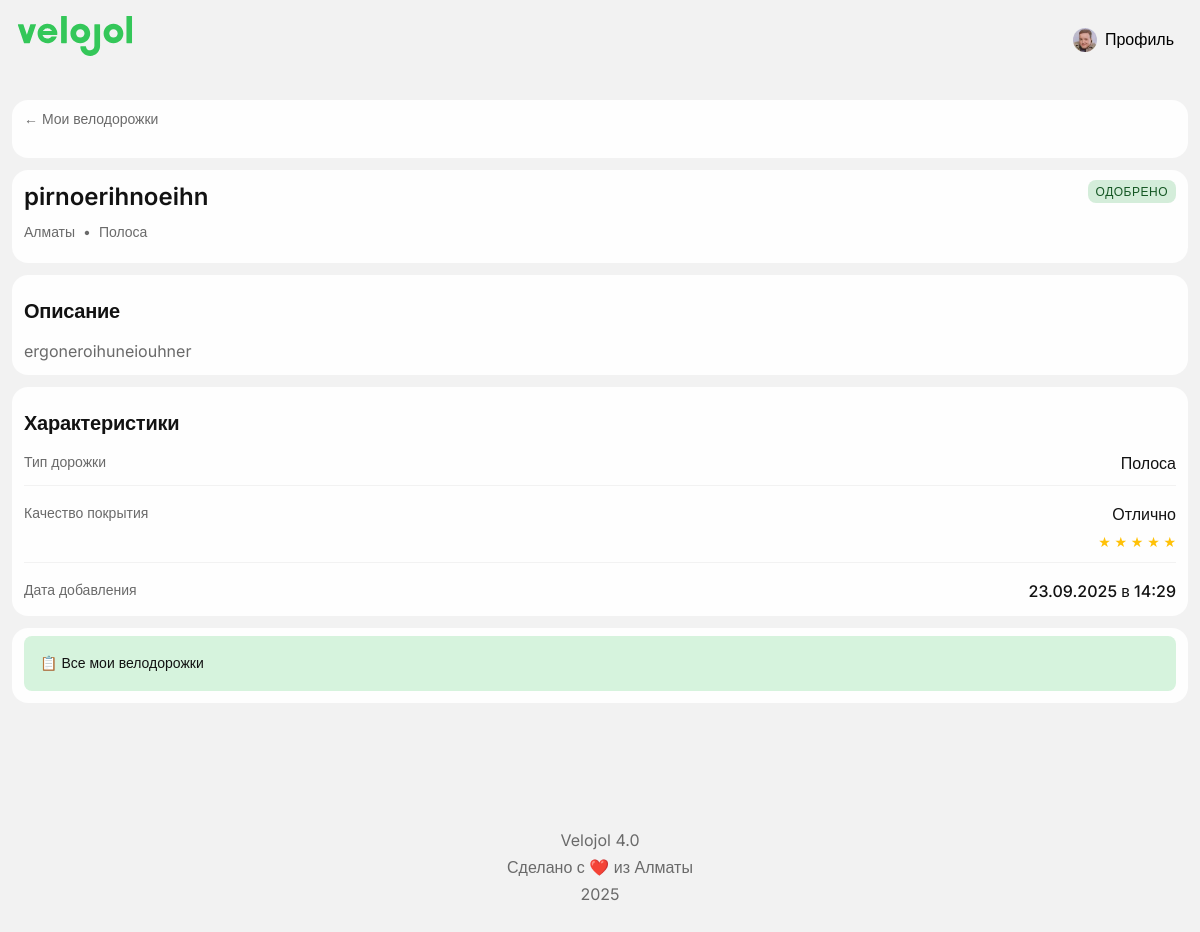
The page /auth/bikelane/1 (signed in) on the database its author committed.
### app/models/user.py (models this page shows, shortened)
class User(UserMixin, db.Model):
    __tablename__ = 'users'
    id = db.Column(db.Integer, primary_key=True)
    email = db.Column(db.String(120), unique=True, nullable=False, index=True)
    password_hash = db.Column(db.String(128), nullable=False)
    nickname = db.Column(db.String(64), unique=True, nullable=False, index=True)
    is_admin = db.Column(db.Boolean, default=False, nullable=False)
    is_banned = db.Column(db.Boolean, default=False, nullable=False)
    ban_reason = db.Column(db.Text, nullable=True)
    manual_score = db.Column(db.Integer, default=0, nullable=False)  # Баллы от админа
    banned_at = db.Column(db.DateTime, nullable=True)
    banned_by = db.Column(db.Integer, db.ForeignKey('users.id'), nullable=True)
    avatar_url = db.Column(db.String(256))
    strava_url = db.Column(db.String(256))
    komoot_url = db.Column(db.String(256))
    telegram_url = db.Column(db.String(256))
    instagram_url = db.Column(db.String(256))
    created_at = db.Column(db.DateTime, default=lambda: datetime.now(timezone.utc), nullable=False)
    updated_at = db.Column(db.DateTime, default=lambda: datetime.now(timezone.utc), onupdate=lambda: datetime.now(timezone.utc))
    bikelanes = db.relationship('BikeLane', foreign_keys='BikeLane.user_id', backref='author', lazy='dynamic')
    notifications = db.relationship('Notification', backref='user', lazy='dynamic')
    @property
    def display_avatar(self):
        print(f"DEBUG: display_avatar called, avatar_url = {self.avatar_url}")
        if self.avatar_url:
            if self.avatar_url.startswith('uploads/'):
                avatar_url = url_for('static', filename=self.avatar_url)
                print(f"DEBUG: Generated avatar URL: {avatar_url}")
                return avatar_url
            elif self.avatar_url.startswith('http'):
                return self.avatar_url
            else:
                return url_for('static', filename=self.avatar_url)
        default_url = url_for('static', filename='img/default-avatar.svg')
        print(f"DEBUG: Using default avatar: {default_url}")
        return default_url

### app/models/bikelane.py (models this page shows, shortened)
class BikeLane(db.Model):
    __tablename__ = 'bikelanes'
    id = db.Column(db.Integer, primary_key=True)
    title = db.Column(db.String(200), nullable=False)
    description = db.Column(db.Text, nullable=False)
    city_id = db.Column(db.Integer, db.ForeignKey('cities.id'), nullable=True)
    city = db.Column(db.String(100), nullable=False)  # Временно оставляем для совместимости
    geometry = db.Column(db.Text, nullable=False)
    track_type = db.Column(db.String(50), nullable=False)
    quality = db.Column(db.Integer, nullable=False)  # 1-5 звездочек
    photos = db.Column(db.Text, default='[]')  # JSON массив путей к фото
    videos = db.Column(db.Text, default='[]')  # JSON массив ссылок на видео
    status = db.Column(db.Enum('pending', 'approved', 'rejected', name='bikelane_status'),
                      default='pending', nullable=False)
    score = db.Column(db.Integer, default=0)
    admin_comment = db.Column(db.Text, nullable=True)
    moderated_at = db.Column(db.DateTime, nullable=True)  # Когда была модерация
    moderated_by = db.Column(db.Integer, db.ForeignKey('users.id'), nullable=True)  # Кто модерировал
    created_at = db.Column(db.DateTime, default=datetime.utcnow, nullable=False)
    updated_at = db.Column(db.DateTime, default=datetime.utcnow, onupdate=datetime.utcnow)
    user_id = db.Column(db.Integer, db.ForeignKey('users.id'), nullable=True)
    moderator = db.relationship('User', foreign_keys=[moderated_by], backref='moderated_bikelanes')
    @property
    def city_display(self):
        if hasattr(self, 'city_obj') and self.city_obj:
            return self.city_obj.name
        import json
        import os
        from flask import current_app
        try:
            cities_path = os.path.join(current_app.static_folder, 'data', 'cities.json')
            with open(cities_path, 'r', encoding='utf-8') as f:
                cities_data = json.load(f)
            for city in cities_data.get('cities', []):
                if city.get('id') == self.city:
                    return city.get('name', self.city)
        except (FileNotFoundError, json.JSONDecodeError, Exception):
            pass
        return self.city
    @property
    def track_type_display(self):
        track_type_names = {
            'lane': 'Полоса',
            'bollards': 'Полоса с боллардами',
            'separated': 'Обособленная велодорожка',
            'shared': 'Вело-пешеходная дорожка'
        }
        return track_type_names.get(self.track_type, self.track_type)
    @property
    def quality_display(self):
        quality_names = {
            1: 'Ужасно',
            2: 'Плохо',
            3: 'Средне',
            4: 'Хорошо',
            5: 'Отлично'
        }
        return quality_names.get(self.quality, 'Не указано')
    @property
    def status_display(self):
        status_names = {
            'pending': 'На модерации',
            'approved': 'Одобрено',
            'rejected': 'Отклонено'
        }
        return status_names.get(self.status, self.status)

### app/routes/auth.py (the view)
@bp.route('/bikelane/<int:bikelane_id>')
@login_required
def view_bikelane(bikelane_id):
    bikelane = BikeLane.query.filter_by(
        id=bikelane_id,
        user_id=current_user.id
    ).first_or_404()
    return render_template('auth/view_bikelane.html', bikelane=bikelane)

### app/templates/auth/view_bikelane.html (shortened to what this page needs)
{% extends "base.html" %}
{% block head %}
<link rel="stylesheet" href="https://unpkg.com/leaflet@1.9.4/dist/leaflet.css" />
{% endblock %}
{% block content %}
<div class="profile-container">
    <div class="island">
        <div class="navigation-header">
            <a href="{{ url_for('auth.my_bikelanes') }}" class="nav-back">
                <span class="secondary100">← Мои велодорожки</span>
            </a>
        </div>
    </div>
    <div class="island">
        <div class="bikelane-header">
            <div class="bikelane-title-section">
                <h1 class="prime100">{{ bikelane.title }}</h1>
                <div class="bikelane-meta">
                    <span class="secondary100">{{ bikelane.city_display }}</span>
                    <span class="dot">•</span>
                    <span class="secondary100">{{ bikelane.track_type_display }}</span>
                </div>
            </div>
            <div class="status-section">
                <span class="status-badge status-{{ bikelane.status }}">
                    {{ bikelane.status_display }}
                </span>
            </div>
        </div>
    </div>
    <div class="island">
        <h3 class="prime100 island_heading">Описание</h3>
        <p class="secondary100" style="line-height: 1.5;">{{ bikelane.description }}</p>
    </div>
    <div class="island">
        <h3 class="prime100 island_heading">Характеристики</h3>
        <div class="characteristics-grid">
            <div class="char-item">
                <div class="char-label secondary100">Тип дорожки</div>
                <div class="char-value prime100">{{ bikelane.track_type_display }}</div>
            </div>
            <div class="char-item">
                <div class="char-label secondary100">Качество покрытия</div>
                <div class="char-value prime100">
                    {{ bikelane.quality_display }}
                    <div class="quality-stars">
                        {% for i in range(1, 6) %}
                            <span class="star {% if i <= bikelane.quality %}filled{% endif %}">★</span>
                        {% endfor %}
                    </div>
                </div>
            </div>
            <div class="char-item">
                <div class="char-label secondary100">Дата добавления</div>
                <div class="char-value prime100">{{ bikelane.created_at.strftime('%d.%m.%Y в %H:%M') }}</div>
            </div>
        </div>
    </div>
    <div class="island">
        <div class="actions-grid">
            <a href="{{ url_for('auth.my_bikelanes') }}" class="action-button secondary-button">
                <span>📋 Все мои велодорожки</span>
            </a>
        </div>
    </div>
</div>
{% endblock %}

### app/templates/base.html (shortened to what this page needs)
<!DOCTYPE html>
<html lang="ru">
<head>
    <link rel="stylesheet" href="https://unpkg.com/leaflet@1.9.4/dist/leaflet.css" />
    <link rel="stylesheet" href="{{ url_for('static', filename='css/reset.css') }}">
    <link rel="stylesheet" href="{{ url_for('static', filename='css/typo.css') }}">
    <link rel="stylesheet" href="{{ url_for('static', filename='css/colors.css') }}">
    <link rel="stylesheet" href="{{ url_for('static', filename='css/main.css') }}">
    <link rel="stylesheet" href="{{ url_for('static', filename='css/button.css') }}">
    <link rel="stylesheet" href="{{ url_for('static', filename='css/flash.css') }}">
    <link rel="stylesheet" href="{{ url_for('static', filename='css/profile.css') }}">
    {% block head %}{% endblock %}
</head>
<body>
    {% if not hide_header %}
        {% include 'components/header.html' %}
    {% endif %}
    <div class="container">
        <main>
            {% block content %}{% endblock %}
        </main>
    </div>
    {% include 'components/footer.html' %}
</body>
</html>

### app/templates/components/header.html
<header>
    <a href="{{ url_for('main.index') }}">
        <img src="{{ url_for('static', filename='img/icon/velojol_logo.svg') }}" alt="Velojol">
    </a>
    <span class="hstack gap-s">
        {% if current_user.is_authenticated %}
            <a href="{{ url_for('auth.profile') }}" class="button_square_label hstack gap-s aic">
                <img src="{{ current_user.display_avatar }}" alt="Аватар {{ current_user.nickname }}"
                     style="width: 24px; height: 24px; border-radius: 50%; object-fit: cover;">
                <p>Профиль</p>
            </a>
        {% else %}
            <a href="{{ url_for('auth.login') }}" class="button_square_label">Войти</a>
        {% endif %}
    </span>
</header>

### app/templates/components/footer.html
<footer>
    <div class="container gap-s vstack aic">
        <p class="tac secondary100">Velojol 4.0</p>
        <p class="tac secondary100">Сделано с ❤️ из Алматы</p>
        <p class="tac secondary100">2025</p>
    </div>
</footer>

### app/static/css/typo.css (style rules this page uses)
body, textarea { font-family: 'Inter', sans-serif; line-height: 1.6; }
h1, h2, h3, h4, h5, h6 { font-weight: 700; }
h3 { font-size: 20px; line-height: 24px; letter-spacing: -0.25px; }
p, input, button, .cell, textarea { font-size: var(--spacer-m); line-height: 120%; }
.tac { text-align: center; }

### app/static/css/colors.css (style rules this page uses)
:root { --bg1: #FEFEFE; --bg3 : #F2F2F2; --bg4 :#E6E6E6; --prime100: #121212; --secondary20:rgba(106, 106, 106, 0.2); --secondary40:rgba(106, 106, 106, 0.4); --secondary100:#6A6A6A; --accent80: #D6F3DD; --accent100:#34C759; --accent200:#2AA248; --prime_invert100:#fefefe; }
.prime100 { color: var(--prime100) !important; }
.secondary100 { color: var(--secondary100); }

### app/static/css/main.css (style rules this page uses)
* { box-sizing: border-box; --spacer-xs:4px; --spacer-s:8px; --spacer-sm:12px; --spacer-m: 16px; --spacer-l: 24px; --spacer-xl: 32px; --spacer-xxl:48px; --spacer-xxxl:64px; --spacer-80:80px; --spacer-100: 100px }
body { background-color: var(--bg3); }
header, .page-header { position: absolute; left: 0px; top: 0px; width: 100vw; height: 80px; display: flex; flex-direction: row; align-items: center; justify-content: space-between; border-bottom: 1px solid var(--bg3); padding-left: var(--spacer-m); padding-right: var(--spacer-m); padding: 12px; }
footer { padding-top: var(--spacer-m); padding-bottom: 150px; }
main { padding-top: var(--spacer-100); padding-bottom: var(--spacer-100); }
.hstack { display: flex; flex-direction: row; }
.vstack { display: flex; flex-direction: column; }
.aic { align-items: center; }
.gap-s { gap: var(--spacer-s); }
.island { background-color: var(--bg1); border-radius: var(--spacer-m); padding-top: var(--spacer-s); padding-left: var(--spacer-sm); padding-right: var(--spacer-sm); padding-bottom: var(--spacer-sm); margin-bottom: var(--spacer-sm); }
.island_heading { padding-top: var(--spacer-m); padding-bottom: var(--spacer-m); }
.bikelane-header { display: flex; justify-content: space-between; align-items: flex-start; margin-bottom: var(--spacer-s); }
.bikelane-meta { font-size: 14px; color: var(--secondary100); }
.status-badge { padding: var(--spacer-xs) var(--spacer-s); border-radius: var(--spacer-s); font-size: 12px; font-weight: 500; text-transform: uppercase; letter-spacing: 0.5px; }
.status-approved { background: #d4edda; color: #155724; }
.navigation-header { margin-bottom: var(--spacer-m); }
.nav-back { display: flex; align-items: center; gap: var(--spacer-s); color: var(--secondary100); text-decoration: none; font-size: 14px; }
.bikelane-title-section h1 { font-size: 24px; font-weight: 600; margin-bottom: var(--spacer-xs); }
.bikelane-meta { display: flex; align-items: center; gap: var(--spacer-s); font-size: 14px; }
.dot { color: var(--secondary100); }
.characteristics-grid { display: grid; gap: var(--spacer-m); }
.char-item { display: flex; justify-content: space-between; align-items: flex-start; padding-bottom: var(--spacer-s); border-bottom: 1px solid var(--bg3); }
.char-item:last-child { border-bottom: none; padding-bottom: 0; }
.char-label { font-size: 14px; color: var(--secondary100); }
.char-value { font-weight: 500; text-align: right; }
.quality-stars { margin-top: var(--spacer-xs); font-size: 14px; }
.star { color: #ddd; }
.star.filled { color: #ffc107; }
.actions-grid { display: flex; flex-direction: column; gap: var(--spacer-s); }
.action-button { display: flex; align-items: center; gap: var(--spacer-s); padding: var(--spacer-m); border: none; border-radius: var(--spacer-s); background: var(--bg3); color: var(--prime100); text-decoration: none; cursor: pointer; transition: background-color 0.2s ease; font-size: 14px; font-family: inherit; }
.secondary-button { background: var(--accent80); color: var(--prime100); }

### app/static/css/button.css (style rules this page uses)
a { text-decoration: none; }
.button_square_label { display: flex; flex-direction: row; align-items: center; justify-content: center; padding: 16px 14px; height: 48px; color: var(--text-button); text-decoration: none; transition: background-color 0.1s ease; border-radius: var(--spacer-m); width: 100%; }

### app/static/css/profile.css (style rules this page uses)
.profile-container { padding-left: var(--spacer-sm); padding-right: var(--spacer-sm); }

### rows shown on the page
User: display_avatar (picture)
BikeLane: title "pirnoerihnoeihn", city_display "Алматы", track_type_display "Полоса", status_display "ОДОБРЕНО", description "ergoneroihuneiouhner", quality_display "Отлично", created_at "23.09.2025 в 14:29"
